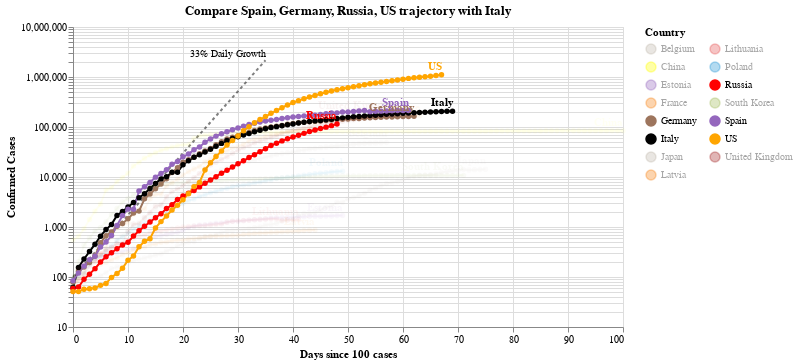

The notebook cell this image was saved under:
### Code cell
#hide_input
chart2 = make_since_chart(dff2, ['Spain', 'Germany','Russia', 'US'], baseline_countries)
chart2

### Figure 1 — Vega-Lite specification as saved in the notebook (floating-point values rounded to 4 significant figures; data arrays with more than 128 entries replaced by an {"elided": "..."} marker saying what was removed)
{"config": {"view": {"continuousWidth": 400, "continuousHeight": 300}}, "layer": [{"mark": {"type": "line", "color": "black", "opacity": 0.5, "strokeDash": [3, 3]}, "encoding": {"x": {"type": "quantitative", "field": "Days since 100 cases"}, "y": {"type": "quantitative", "field": "Confirmed Cases"}}}, {"mark": {"type": "text", "align": "right", "dy": -6, "fontSize": 10, "text": "33% Daily Growth"}, "encoding": {"x": {"type": "quantitative", "field": "Days since 100 cases"}, "y": {"type": "quantitative", "field": "Confirmed Cases"}}, "transform": [{"filter": "(datum['Days since 100 cases'] >= 35)"}]}, {"data": {"name": "data-44291fa3f493e090f2e7052f54401051"}, "mark": {"type": "line", "point": true}, "encoding": {"color": {"type": "nominal", "field": "Country", "legend": {"columns": 2}, "scale": {"domain": ["Belgium", "China", "Estonia", "France", "Germany", "Italy", "Japan", "Latvia", "Lithuania", "Poland", "Russia", "South Korea", "Spain", "US", "United Kingdom"], "range": ["#C1B7AD", "yellow", "#9467bd", "#F58518", "#9D755D", "black", "#C1B7AD", "#F58518", "#E45756", "#2495D3", "red", "#A1BA59", "#9467bd", "orange", "brown"]}}, "opacity": {"condition": {"value": 1, "selection": "selector007"}, "value": 0.05}, "tooltip": [{"type": "nominal", "field": "Country"}, {"type": "temporal", "field": "Date"}, {"type": "quantitative", "field": "Confirmed Cases"}, {"type": "quantitative", "field": "Days since 100 cases"}], "x": {"type": "quantitative", "field": "Days since 100 cases"}, "y": {"type": "quantitative", "field": "Confirmed Cases", "scale": {"type": "log"}}}, "selection": {"selector007": {"type": "multi", "fields": ["Country"], "bind": "legend", "init": [{"Country": "Spain"}, {"Country": "Germany"}, {"Country": "Russia"}, {"Country": "US"}, {"Country": "Italy"}]}}, "width": 550}, {"data": {"name": "data-44291fa3f493e090f2e7052f54401051"}, "mark": {"type": "text", "align": "right", "dy": -8, "fontWeight": "bold"}, "encoding": {"color": {"type": "nominal", "field": "Country", "legend": {"columns": 2}, "scale": {"domain": ["Belgium", "China", "Estonia", "France", "Germany", "Italy", "Japan", "Latvia", "Lithuania", "Poland", "Russia", "South Korea", "Spain", "US", "United Kingdom"], "range": ["#C1B7AD", "yellow", "#9467bd", "#F58518", "#9D755D", "black", "#C1B7AD", "#F58518", "#E45756", "#2495D3", "red", "#A1BA59", "#9467bd", "orange", "brown"]}}, "opacity": {"condition": {"value": 1, "selection": "selector007"}, "value": 0.05}, "text": {"type": "nominal", "field": "Country"}, "tooltip": [{"type": "nominal", "field": "Country"}, {"type": "temporal", "field": "Date"}, {"type": "quantitative", "field": "Confirmed Cases"}, {"type": "quantitative", "field": "Days since 100 cases"}], "x": {"type": "quantitative", "field": "Days since 100 cases"}, "y": {"type": "quantitative", "field": "Confirmed Cases", "scale": {"type": "log"}}}, "transform": [{"filter": "(datum['Date'] >= 1588291200000)"}], "width": 550}], "data": {"name": "data-c1a3bbf4dd040f2e7e8e7a69520e3c2a"}, "title": "Compare Spain, Germany, Russia, US trajectory with Italy", "$schema": "https://vega.github.io/schema/vega-lite/v4.0.2.json", "datasets": {"data-c1a3bbf4dd040f2e7e8e7a69520e3c2a": [{"Days since 100 cases": 0, "Confirmed Cases": 100.0}, {"Days since 100 cases": 1, "Confirmed Cases": 133.0}, {"Days since 100 cases": 2, "Confirmed Cases": 176.9}, {"Days since 100 cases": 3, "Confirmed Cases": 235.3}, {"Days since 100 cases": 4, "Confirmed Cases": 312.9}, {"Days since 100 cases": 5, "Confirmed Cases": 416.2}, {"Days since 100 cases": 6, "Confirmed Cases": 553.5}, {"Days since 100 cases": 7, "Confirmed Cases": 736.1}, {"Days since 100 cases": 8, "Confirmed Cases": 979.1}, {"Days since 100 cases": 9, "Confirmed Cases": 1302.0}, {"Days since 100 cases": 10, "Confirmed Cases": 1732.0}, {"Days since 100 cases": 11, "Confirmed Cases": 2303.0}, {"Days since 100 cases": 12, "Confirmed Cases": 3064.0}, {"Days since 100 cases": 13, "Confirmed Cases": 4074.0}, {"Days since 100 cases": 14, "Confirmed Cases": 5419.0}, {"Days since 100 cases": 15, "Confirmed Cases": 7207.0}, {"Days since 100 cases": 16, "Confirmed Cases": 9586.0}, {"Days since 100 cases": 17, "Confirmed Cases": 12750.0}, {"Days since 100 cases": 18, "Confirmed Cases": 16960.0}, {"Days since 100 cases": 19, "Confirmed Cases": 22550.0}, {"Days since 100 cases": 20, "Confirmed Cases": 29990.0}, {"Days since 100 cases": 21, "Confirmed Cases": 39890.0}, {"Days since 100 cases": 22, "Confirmed Cases": 53060.0}, {"Days since 100 cases": 23, "Confirmed Cases": 70560.0}, {"Days since 100 cases": 24, "Confirmed Cases": 93850.0}, {"Days since 100 cases": 25, "Confirmed Cases": 124800.0}, {"Days since 100 cases": 26, "Confirmed Cases": 166000.0}, {"Days since 100 cases": 27, "Confirmed Cases": 220800.0}, {"Days since 100 cases": 28, "Confirmed Cases": 293700.0}, {"Days since 100 cases": 29, "Confirmed Cases": 390600.0}, {"Days since 100 cases": 30, "Confirmed Cases": 519500.0}, {"Days since 100 cases": 31, "Confirmed Cases": 690900.0}, {"Days since 100 cases": 32, "Confirmed Cases": 918900.0}, {"Days since 100 cases": 33, "Confirmed Cases": 1222000.0}, {"Days since 100 cases": 34, "Confirmed Cases": 1625000.0}, {"Days since 100 cases": 35, "Confirmed Cases": 2162000.0}], "data-44291fa3f493e090f2e7052f54401051": {"elided": "930 records"}}}
